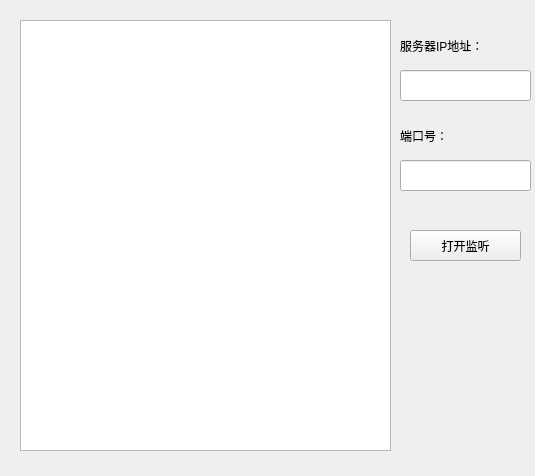
<?xml version="1.0" encoding="UTF-8"?>
<ui version="4.0">
 <class>server</class>
 <widget class="QWidget" name="server">
  <property name="geometry">
   <rect>
    <x>0</x>
    <y>0</y>
    <width>535</width>
    <height>476</height>
   </rect>
  </property>
  <property name="windowTitle">
   <string>server</string>
  </property>
  <widget class="QTextBrowser" name="t1">
   <property name="geometry">
    <rect>
     <x>20</x>
     <y>20</y>
     <width>371</width>
     <height>431</height>
    </rect>
   </property>
  </widget>
  <widget class="QPushButton" name="p1">
   <property name="geometry">
    <rect>
     <x>410</x>
     <y>230</y>
     <width>111</width>
     <height>31</height>
    </rect>
   </property>
   <property name="text">
    <string>打开监听</string>
   </property>
  </widget>
  <widget class="QLineEdit" name="l1">
   <property name="geometry">
    <rect>
     <x>400</x>
     <y>70</y>
     <width>131</width>
     <height>31</height>
    </rect>
   </property>
  </widget>
  <widget class="QLineEdit" name="l2">
   <property name="geometry">
    <rect>
     <x>400</x>
     <y>160</y>
     <width>131</width>
     <height>31</height>
    </rect>
   </property>
  </widget>
  <widget class="QLabel" name="la1">
   <property name="geometry">
    <rect>
     <x>400</x>
     <y>30</y>
     <width>121</width>
     <height>31</height>
    </rect>
   </property>
   <property name="text">
    <string>服务器IP地址：</string>
   </property>
  </widget>
  <widget class="QLabel" name="la2">
   <property name="geometry">
    <rect>
     <x>400</x>
     <y>120</y>
     <width>121</width>
     <height>31</height>
    </rect>
   </property>
   <property name="text">
    <string>端口号：</string>
   </property>
  </widget>
 </widget>
 <layoutdefault spacing="6" margin="11"/>
 <resources/>
 <connections/>
</ui>
